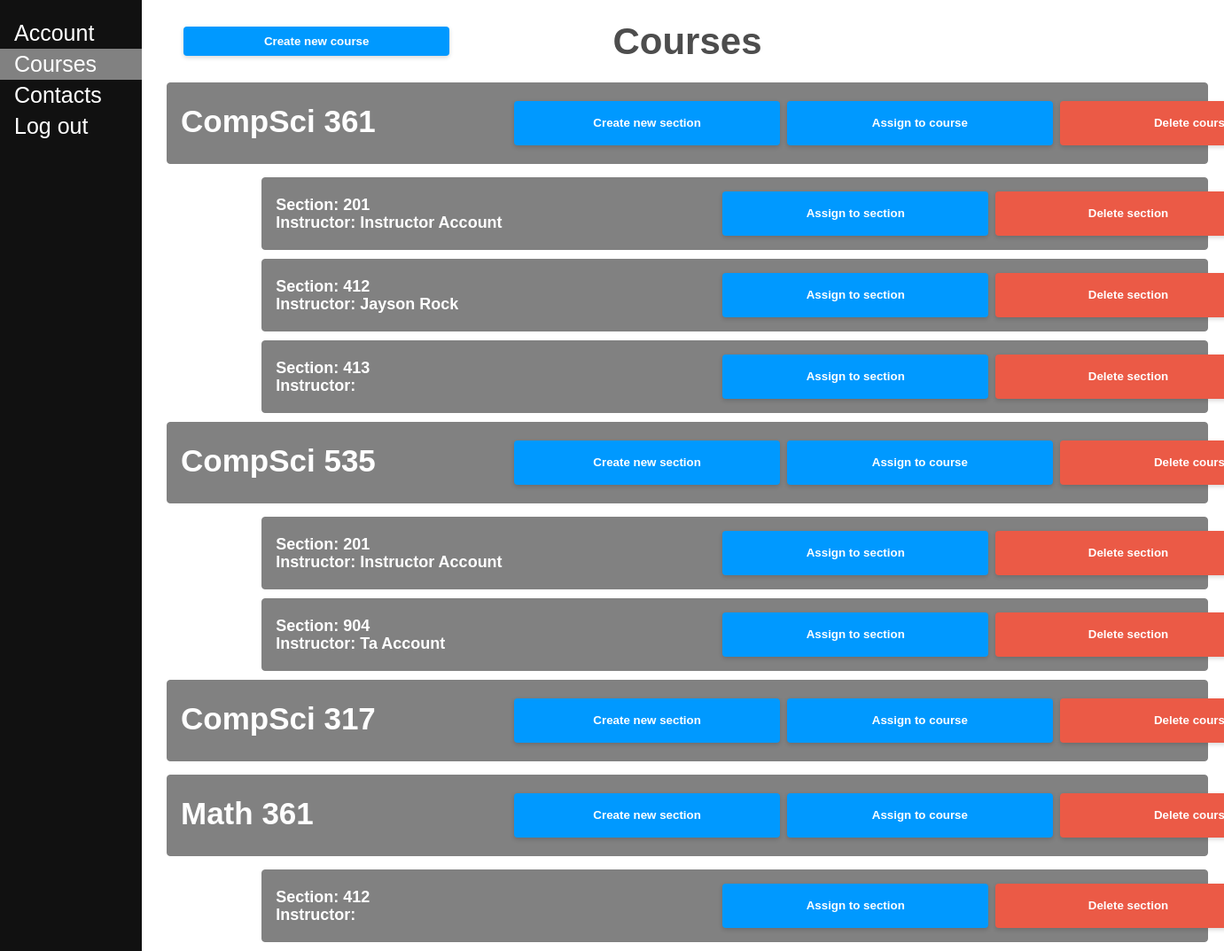
The app's page /course/ (signed in), older data.
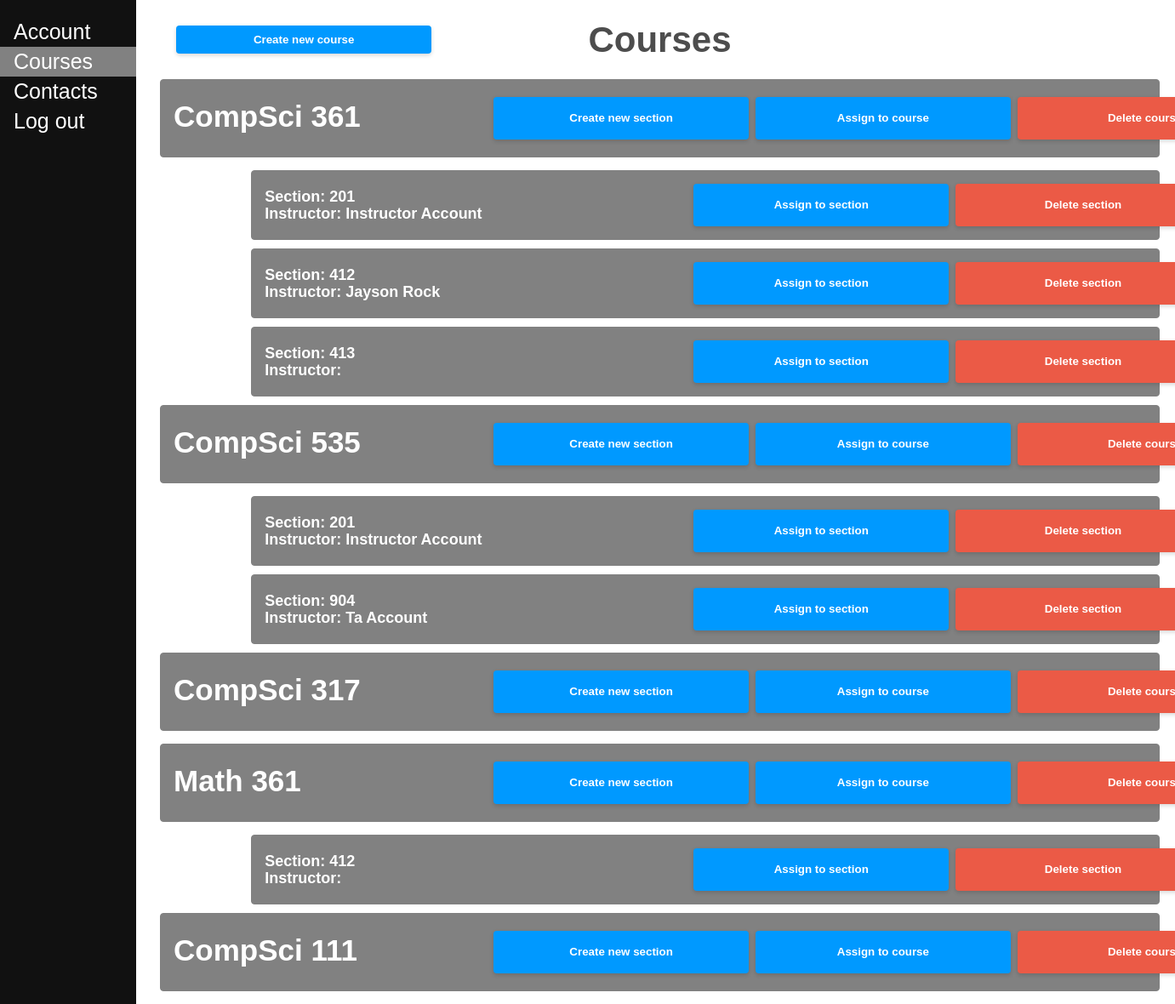
The same page, newer data.
### ourapp/models.py (models this page shows, shortened)
class MyCourse(models.Model):
    name = models.CharField(max_length=100, default=None)
    number = models.IntegerField(default=None)
    people = models.ManyToManyField(MyUser, default=None, blank=True)

class MySection(models.Model):
    course = models.ForeignKey(MyCourse, on_delete=models.CASCADE, default=None)
    number = models.IntegerField(default=None)
    teacher = models.ForeignKey(MyUser, on_delete=models.CASCADE, default=None, null=True, blank=True)

class MyUser(models.Model):
    first_name = models.CharField(max_length=100, default=None)
    last_name = models.CharField(max_length=100, default=None)
    password = models.CharField(max_length=100, default=None)
    address = models.CharField(max_length=100, default=None)
    email = models.EmailField(default=None)
    phone_number = models.CharField(max_length=15, default=None)
    role = models.CharField(max_length=100, default=None, choices=Role.choices)
    skills = models.ManyToManyField(Skill, default=None, blank=True)

### ourapp/views.py (the view, shortened to what this page needs)
# urls.py: path('course/', Course.as_view(), name='course'),
class Course(View):
    def get(self, request):
        ValidSession = validate_session(request)
        if not ValidSession:
            return redirect("/")
        courses = MyCourse.objects.all()
        sections = MySection.objects.all()
        request.session['submitted'] = False
        accounts = MyUser.objects.filter(role__in=['instructor', 'ta'])
        return render(request, "course.html", {"courses": courses, "accounts": accounts, "sections": sections})

### ourapp/helper_methods.py (called while the page is built)
def validate_session(request):
    try:
        key = request.session['name']
    except:
        return False
    return True

### ourapp/templates/course.html (shortened to what this page needs)
<!DOCTYPE html>
<html lang="en">
<head>
    {% load static %}
    <link rel="stylesheet" href="{% static 'styles.css' %}">
</head>
<body>
    <div class="sidenav">
        <a href="/account/">Account</a>
        <a href="/course/" class="current">Courses</a>
        <a href="/contacts/">Contacts</a>
        <a href="/">Log out</a>
    </div>
    <div class="main">
        <section>
            {% if request.session.supervisor %}
                <button class="modButt" id="myBtn">Create new course</button>
            {% endif %}
            <h2>Courses</h2>
            {% for i in courses %}
                <div class="courseBlock">
                    <h1 class="courseName">{{ i.name }} {{ i.number }}</h1>
                    {% if request.session.supervisor %}
                        <div class="assButt">
                            <button class="modButt courseButt secButt">Create new section</button>
                            <button class="modButt courseButt">Assign to course</button>
                            <button class="modButt courseButt delButt">Delete course</button>
                        </div>
                    {% endif %}
                </div>
                {% for j in sections %}
                    {% if j.course == i %}
                        <div class="sectionBlock">
                            <h1 class="sectionName">Section: {{ j.number }}</h1>
                            <h1 class="sectionLead">Instructor: {{ j.teacher.first_name }} {{ j.teacher.last_name }}</h1>
                            {% if request.session.supervisor %}
                                <div class="secButt">
                                    <button class="modButt sectButt">Assign to section</button>
                                    <button class="modButt sectButt delButt">Delete section</button>
                                </div>
                            {% endif %}
                        </div>
                    {% endif %}
                {% endfor %}
            {% endfor %}
        </section>
    </div>
</body>
</html>

Row changes from the older to the newer data that the page shows:
added MyCourse: name "CompSci", number "111"
